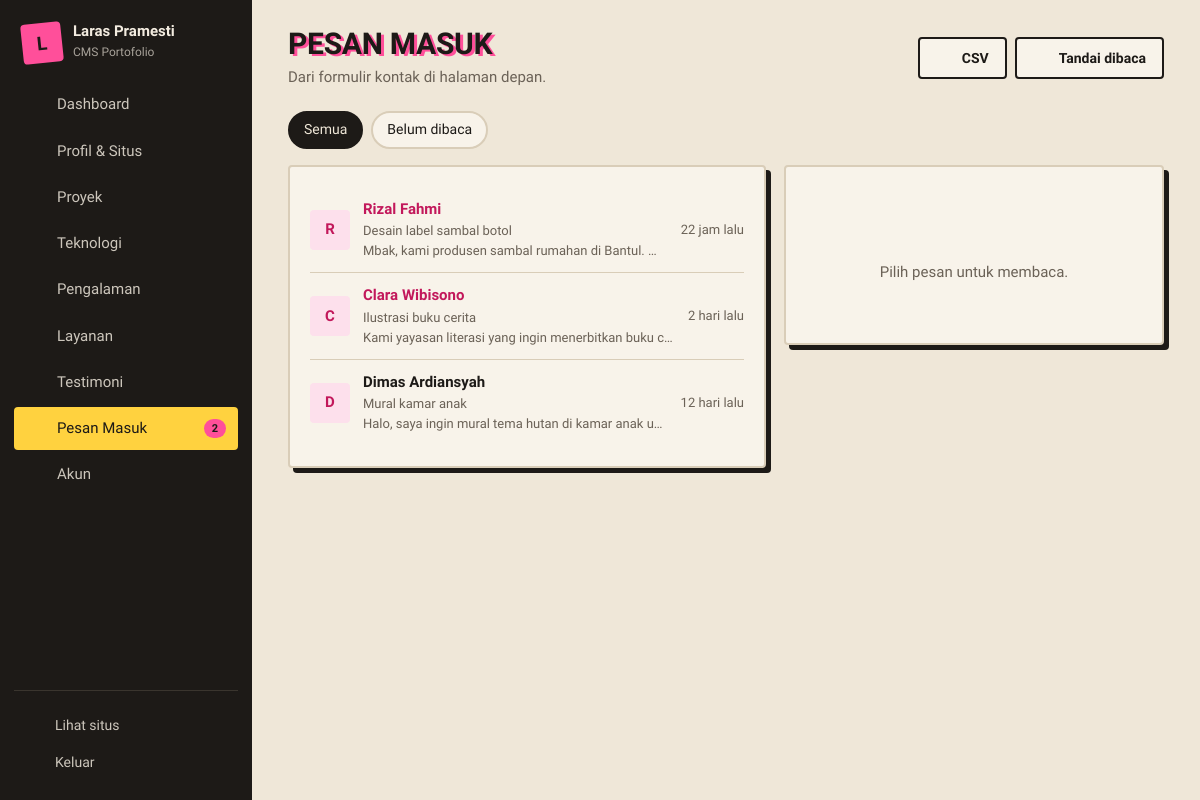
The app's page /index.php?page=pesan (signed in) with its own data.
### tables this page shows
CREATE TABLE pesan (
  id INT AUTO_INCREMENT PRIMARY KEY,
  nama VARCHAR(100) NOT NULL,
  email VARCHAR(150) NOT NULL,
  subjek VARCHAR(150) NOT NULL DEFAULT '',
  isi TEXT NOT NULL,
  anggaran VARCHAR(40) NOT NULL DEFAULT '',
  ip VARCHAR(45) NOT NULL DEFAULT '',
  dibaca TINYINT(1) NOT NULL DEFAULT 0,
  created_at DATETIME NOT NULL DEFAULT CURRENT_TIMESTAMP,
  INDEX (ip, created_at)
);

### index.php (called while the page is built, shortened)
<?php
require __DIR__ . '/includes/bootstrap.php';
$admin = [
    'login'         => 'pages/admin/login.php',
    'logout'        => 'pages/admin/logout.php',
    'dashboard'     => 'pages/admin/dashboard.php',
    'profil'        => 'pages/admin/profil.php',
    'kelola-proyek' => 'pages/admin/proyek.php',
    'proyek-form'   => 'pages/admin/proyek-form.php',
    'teknologi'     => 'pages/admin/teknologi.php',
    'pengalaman'    => 'pages/admin/pengalaman.php',
    'layanan'       => 'pages/admin/layanan.php',
    'testimoni'     => 'pages/admin/testimoni.php',
    'pesan'         => 'pages/admin/pesan.php',
    'akun'          => 'pages/admin/akun.php',
];
$page = (string) ($_GET['page'] ?? 'beranda');
require __DIR__ . '/' . $admin[$page];

### pages/admin/pesan.php (the view, shortened to what this page needs)
<?php
$buka = isset($_GET['id']) ? q('SELECT * FROM pesan WHERE id = ?', [(int) $_GET['id']])->fetch() : null;
$filter = ($_GET['f'] ?? '') === 'baru';
$list = q('SELECT * FROM pesan' . ($filter ? ' WHERE dibaca = 0' : '') . ' ORDER BY created_at DESC LIMIT 200')->fetchAll();
$actions = '<a class="btn" href="' . url('pesan', ['unduh' => 'csv']) . '">' . icon('download', 18) . ' CSV</a><form method="post">' . csrf_field() . '<button class="btn" name="aksi" value="semua">' . icon('check', 18) . ' Tandai dibaca</button></form>';
require ROOT . '/includes/admin_header.php';
?>
<div class="chips"><a class="chip <?= $filter ? '' : 'on' ?>" href="<?= url('pesan') ?>">Semua</a><a class="chip <?= $filter ? 'on' : '' ?>" href="<?= url('pesan', ['f' => 'baru']) ?>">Belum dibaca</a></div>
<div class="grid-side inbox">
    <section class="card">
        <ul class="rows">
            <?php foreach ($list as $m): ?>
                <li class="<?= $m['dibaca'] ? '' : 'unread' ?> <?= $buka && $buka['id'] == $m['id'] ? 'sel' : '' ?>"><a class="row-link" href="<?= url('pesan', ['id' => $m['id']] + ($filter ? ['f' => 'baru'] : [])) ?>"><span class="av"><?= e(mb_strtoupper(mb_substr($m['nama'], 0, 1))) ?></span><div class="grow"><b><?= e($m['nama']) ?></b><small><?= e($m['subjek'] ?: 'Tanpa subjek') ?></small><small class="clip muted"><?= e(mb_strimwidth($m['isi'], 0, 80, '…')) ?></small></div><small class="muted nowrap"><?= waktu_lalu($m['created_at']) ?></small></a></li>
            <?php endforeach; ?>
        </ul>
    </section>
    <section class="card sticky">
        <?php if ($buka): ?>
            <div class="card-h"><h2><?= e($buka['subjek'] ?: 'Tanpa subjek') ?></h2></div>
            <p><b><?= e($buka['nama']) ?></b> &lt;<?= e($buka['email']) ?>&gt;<br><small class="muted"><?= tgl($buka['created_at']) ?>, <?= date('H.i', strtotime($buka['created_at'])) ?> WIB<?= $buka['anggaran'] ? ' · Anggaran: ' . e($buka['anggaran']) : '' ?></small></p>
            <div class="msg-body"><?= nl2br(e($buka['isi'])) ?></div>
            <div class="btn-row">
                <a class="btn btn-main" href="mailto:<?= e(rawurlencode($buka['email'])) ?>?subject=<?= e(rawurlencode('Re: ' . ($buka['subjek'] ?: 'Pesan dari portofolio'))) ?>"><?= icon('send', 17) ?> Balas email</a>
                <form method="post"><?= csrf_field() ?><input type="hidden" name="id" value="<?= $buka['id'] ?>"><button class="btn" name="aksi" value="belum"><?= icon('mail', 17) ?> Tandai belum dibaca</button></form>
                <form method="post" onsubmit="return confirm('Hapus pesan ini?')"><?= csrf_field() ?><input type="hidden" name="id" value="<?= $buka['id'] ?>"><button class="btn danger" name="aksi" value="hapus"><?= icon('trash-2', 17) ?> Hapus</button></form>
            </div>
        <?php else: ?>
            <p class="empty"><?= icon('inbox', 28) ?><br>Pilih pesan untuk membaca.</p>
        <?php endif; ?>
    </section>
</div>
<?php require ROOT . '/includes/admin_footer.php';

### assets/css/admin.css (style rules this page uses)
:root { --bg:#efe7d8;--card:#f8f3ea;--field:#fffdf8;--ink:#1d1a17;--muted:#6b6257; --line:#d9cdb8;--line-strong:#1d1a17;--acc:#ff4f9a;--acc-ink:#c2185b;--acc-border:#1d1a17;--on-acc:#1d1a17;--acc-soft:#fde0ec; --side:#1d1a17;--side-ink:#f3ece0;--side-hover:#2d2924;--side-on:#ffd23f;--side-on-ink:#1d1a17;--side-line:#3a352e;--side-border:0; --danger:#c62828;--err-bg:#fde4e4;--ok-bg:#e6f0ff;--ok-ink:#1d3a8a;--ok-line:#2852c8; --r:4px;--r-sm:4px;--r-xs:2px;--bw:2px;--card-shadow:5px 5px 0 #1d1a17;--btn-shadow:3px 3px 0 #1d1a17; --f-head:'Bricolage Grotesque',sans-serif;--f-body:'Bricolage Grotesque',sans-serif; }
body.adm { background-image:url(../img/kertas.svg) }
.chip.on { background:#1d1a17;color:#ffd23f }
*,*::before,*::after { box-sizing:border-box }
html { -webkit-text-size-adjust:100% }
body.adm { margin:0;background:var(--bg);color:var(--ink);font:15px/1.55 var(--f-body);min-height:100vh }
a { color:var(--acc-ink) }
.muted { color:var(--muted) }
.nowrap { white-space:nowrap }
.grow { flex:1;min-width:0 }
.adm-acts form { margin:0 }
.btn { display:inline-flex;align-items:center;gap:8px;padding:10px 16px;border-radius:var(--r-sm);border:var(--bw) solid var(--line-strong);background:var(--card);color:var(--ink);font:600 14px var(--f-body);cursor:pointer;text-decoration:none;white-space:nowrap;transition:transform .15s }
.card { background:var(--card);border:var(--bw) solid var(--line);border-radius:var(--r);padding:20px;box-shadow:var(--card-shadow);min-width:0 }
.card+.card { margin-top:18px }
.grid-side { display:grid;grid-template-columns:minmax(0,1fr) 380px;gap:18px;align-items:start }
.grid-side .card+.card { margin-top:0 }
.sticky { position:sticky;top:20px }
.rows { list-style:none;margin:0;padding:0 }
.rows li { display:flex;align-items:center;gap:13px;padding:11px 0;border-bottom:1px solid var(--line) }
.rows li:last-child { border-bottom:0 }
.rows li b { display:block;font-weight:600 }
.rows li small { display:block;color:var(--muted);font-size:13px }
.rows li.unread b { color:var(--acc-ink) }
.row-link { display:flex;align-items:center;gap:13px;flex:1;min-width:0;color:inherit;text-decoration:none }
.clip { overflow:hidden;text-overflow:ellipsis;white-space:nowrap }
.av,.logo-box { width:40px;height:40px;flex:none;display:grid;place-items:center;border-radius:var(--r-sm);background:var(--acc-soft);color:var(--acc-ink);font-weight:700 }
.empty { color:var(--muted);text-align:center;padding:24px 10px }
.chips { display:flex;gap:8px;flex-wrap:wrap;margin-bottom:16px }
.chip { padding:6px 14px;border-radius:99px;border:var(--bw) solid var(--line);text-decoration:none;color:var(--ink);font-size:14px;background:var(--card) }
.chip.on { background:var(--ink);color:var(--bg);border-color:var(--ink) }

### records on screen
pesan: nama "R", nama "Rizal Fahmi", subjek "Desain label sambal botol", isi "Mbak, kami produsen sambal rumahan di Bantul.…", created_at "22 jam lalu"
pesan: nama "C", nama "Clara Wibisono", subjek "Ilustrasi buku cerita", isi "Kami yayasan literasi yang ingin menerbitkan buku c…", created_at "2 hari lalu"
pesan: nama "D", nama "Dimas Ardiansyah", subjek "Mural kamar anak", isi "Halo, saya ingin mural tema hutan di kamar anak u…", created_at "12 hari lalu"

### other values on screen
mb_strtoupper(mb_substr(setting('nama', 'P'), 0, 1)) "L"
setting('nama') "Laras Pramesti"
$l "Dashboard"
$l "Profil & Situs"
$l "Proyek"
$l "Teknologi"
$l "Pengalaman"
$l "Layanan"
$l "Testimoni"
$l "Pesan Masuk"
$n "2"
$l "Akun"
$title "PESAN MASUK"
$sub "Dari formulir kontak di halaman depan."
